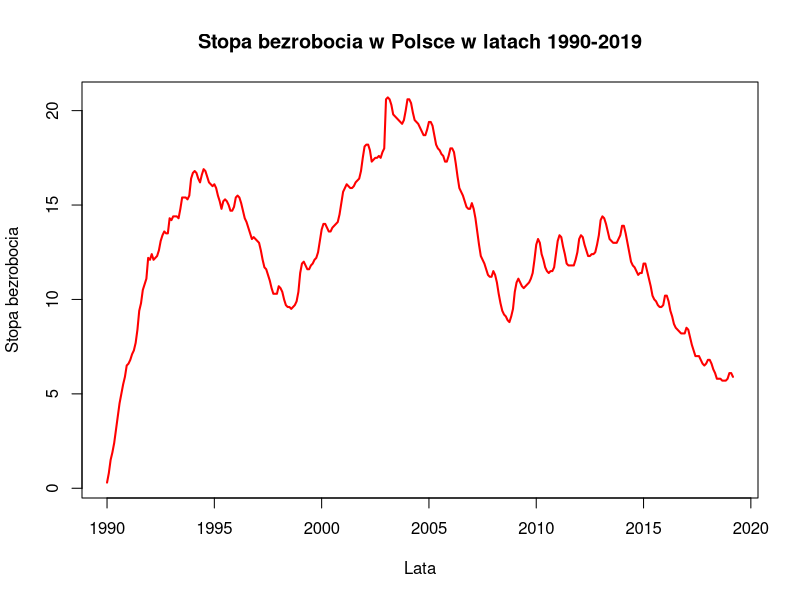
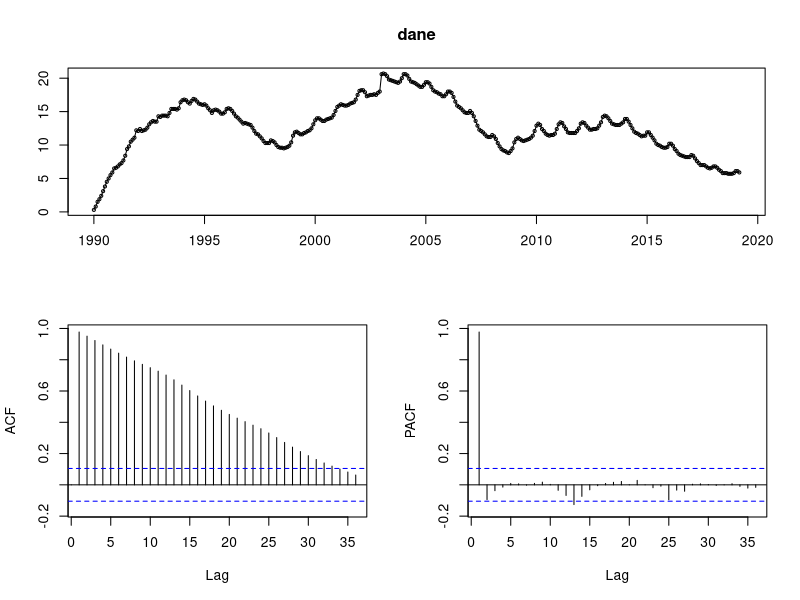
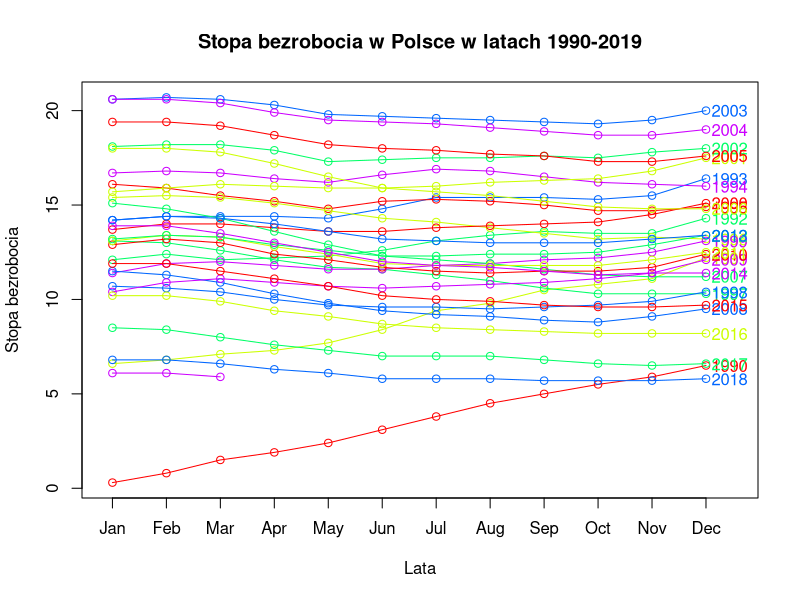
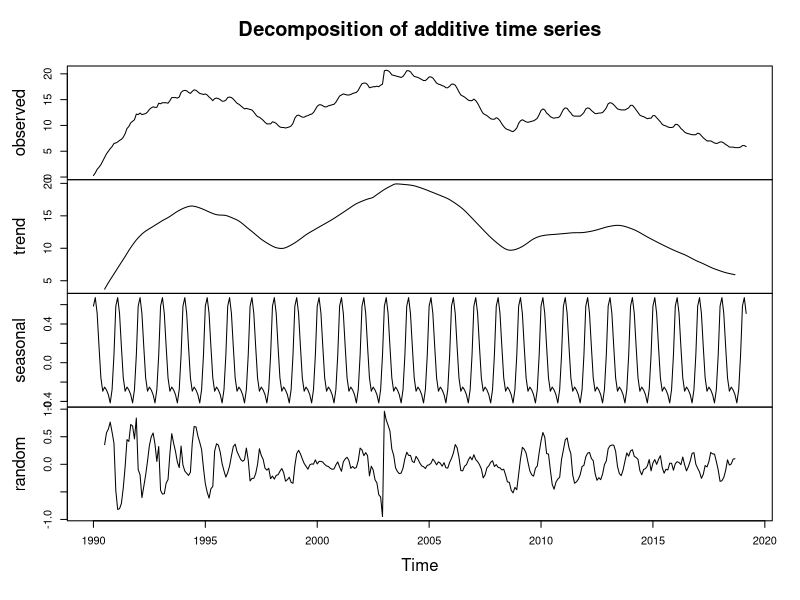
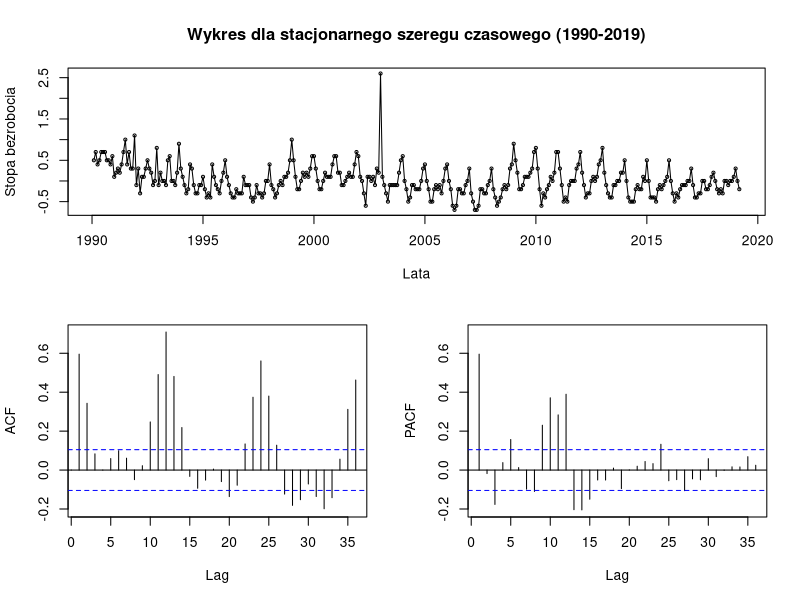
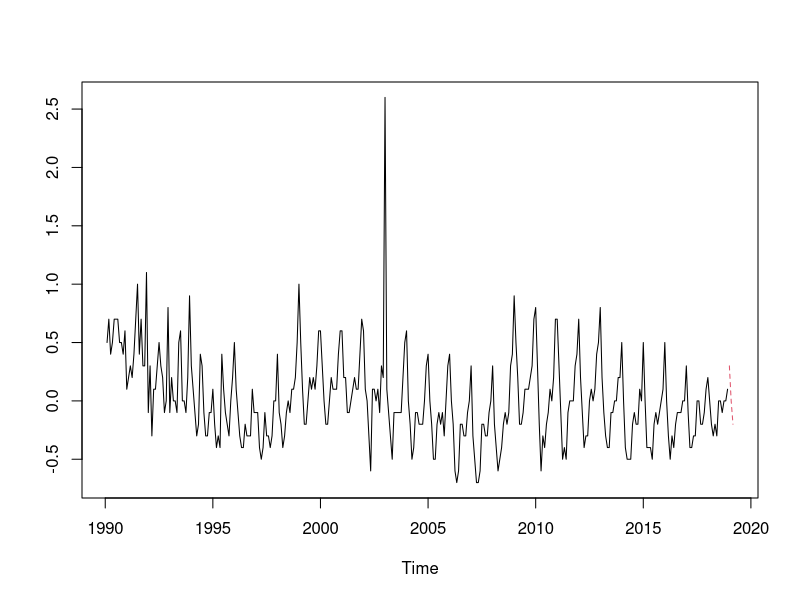
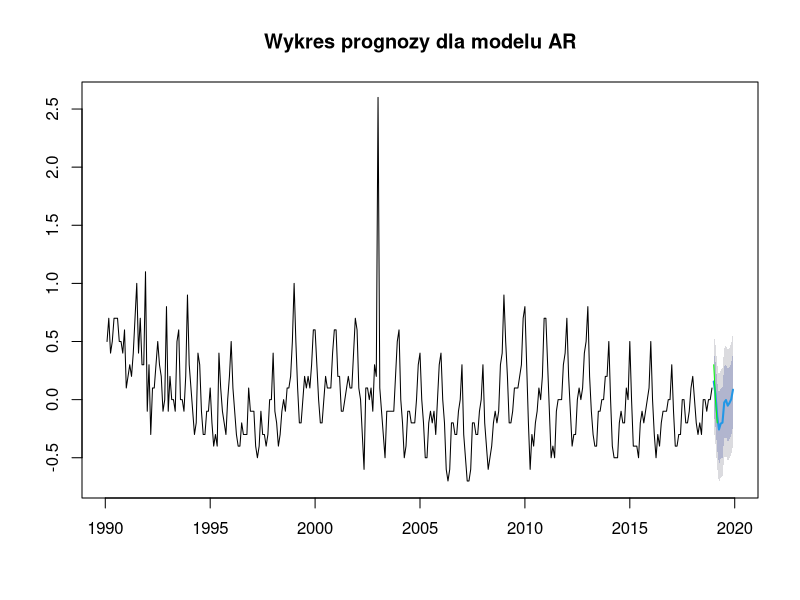
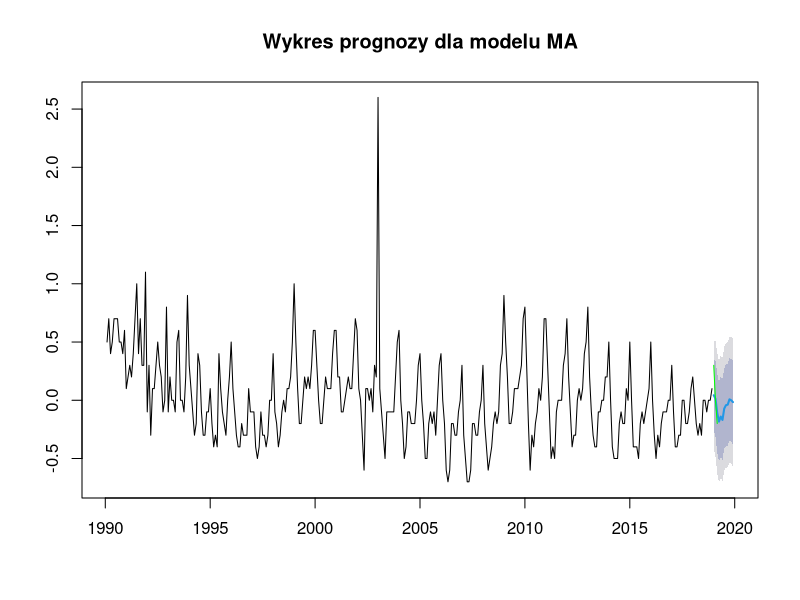

Here is the R script that generated these plots, in order:
## ---- chunk 1
knitr::opts_chunk$set(echo = TRUE)

library(zoo)
library(dplyr)
library(stats)
library(forecast)
library(tseries)
library(stats)
## ---- chunk 2
dane_bezrobocie <- read.csv2("dane2019.csv")
## ---- chunk 3
dane=ts(dane_bezrobocie$kolumna , start=1990, frequency=12)
dane
## ---- chunk 4
plot(dane, 
     type="l", 
     lwd="2", 
     col="red", 
     main = "Stopa bezrobocia w Polsce w latach 1990-2019", 
     ylab = "Stopa bezrobocia",
     xlab = "Lata")
## ---- chunk 5
tsdisplay(dane)
## ---- chunk 6
adf.test(dane, alternative = "stationary")
## ---- chunk 7
seasonplot (dane, col = rainbow (5),year.labels = TRUE, main = "Stopa bezrobocia w Polsce w latach 1990-2019", ylab = "Stopa bezrobocia",xlab = "Lata")
## ---- chunk 8
dane.dekomp <- decompose(dane)
plot(dane.dekomp)
## ---- chunk 9
dane1<-diff(dane)
tsdisplay(dane1, main = "Wykres dla stacjonarnego szeregu czasowego (1990-2019)", xlab = "Lata", ylab = "Stopa bezrobocia")
## ---- chunk 10
adf.test(dane1, alternative = "stationary")
## ---- chunk 11
zb.train<-window(dane1,end= c(2018,12))
zb.test<-window(dane1,start=c(2019,1))
## ---- chunk 12
ts.plot(zb.train, zb.test, col=1:2, lty=c(1,2))
## ---- chunk 13
AR<-arima(zb.train, c(15,1,0))
summary(AR)
## ---- chunk 14
prognozaAR<-forecast(AR,h=12)
## ---- chunk 15
plot(prognozaAR,type="l", main = "Wykres prognozy dla modelu AR")
lines(zb.test, col="green")
## ---- chunk 16
MA<-arima(zb.train, c(0,1,22))
summary(MA)
## ---- chunk 17
prognozaMA<-forecast(MA,h=12)
## ---- chunk 18
plot(prognozaMA,type="l", main = "Wykres prognozy dla modelu MA")
lines(zb.test, col="green")
## ---- chunk 19
prognozaMA
## ---- chunk 20
ARIMA<-auto.arima(zb.train)
summary(ARIMA)
## ---- chunk 21
prognozaARIMA<-forecast(ARIMA,h=12)
## ---- chunk 22
plot(prognozaARIMA,type="l", main = "Wykres prognozy dla modelu ARIMA")
lines(zb.test, col="green")
## ---- chunk 23
lambda <- BoxCox.lambda(zb.train) 
lambda
## ---- chunk 24
train_BC <- BoxCox(zb.train, lambda)
test_BC <- BoxCox(zb.test, lambda)
BC <- auto.arima(train_BC)
summary(BC)
## ---- chunk 25
prognoza_BC <- forecast(BC, h=12)
## ---- chunk 26
plot(prognoza_BC,
     main= "Wykres prognozy dla modelu BC",
     xlab= "Dni")
     lines(test_BC, col="green")
## ---- chunk 27
mean1<- mean((prognozaAR$mean-zb.test)^2, na.rm = TRUE)
mean2<- mean((prognozaMA$mean-zb.test)^2, na.rm = TRUE)
mean3<- mean((prognozaARIMA$mean-zb.test)^2, na.rm = TRUE)
mean4<- mean((prognoza_BC$mean-zb.test)^2, na.rm = TRUE)
## ---- chunk 28
mean1
mean2
mean3
mean4
